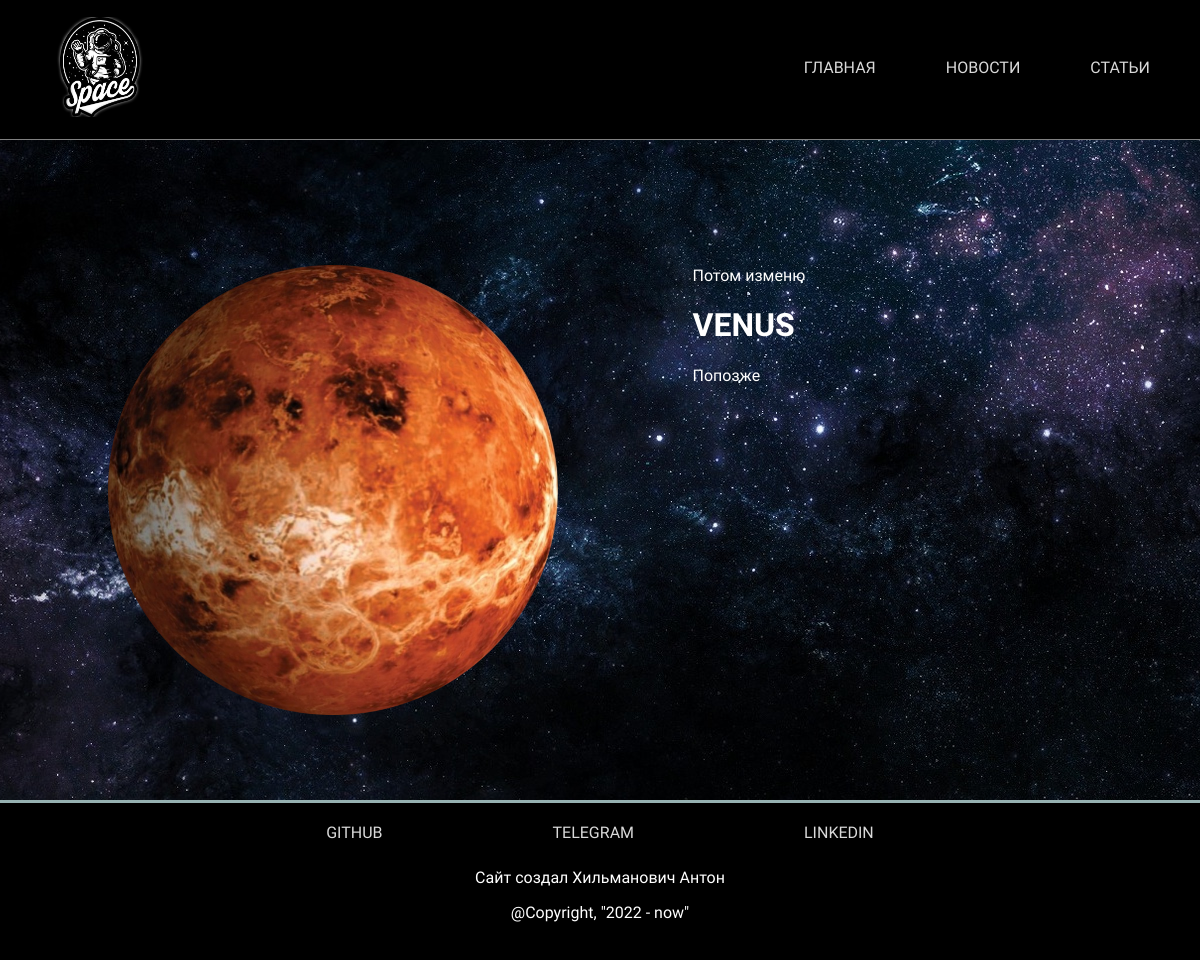
The app's page /description/Venus, older data.
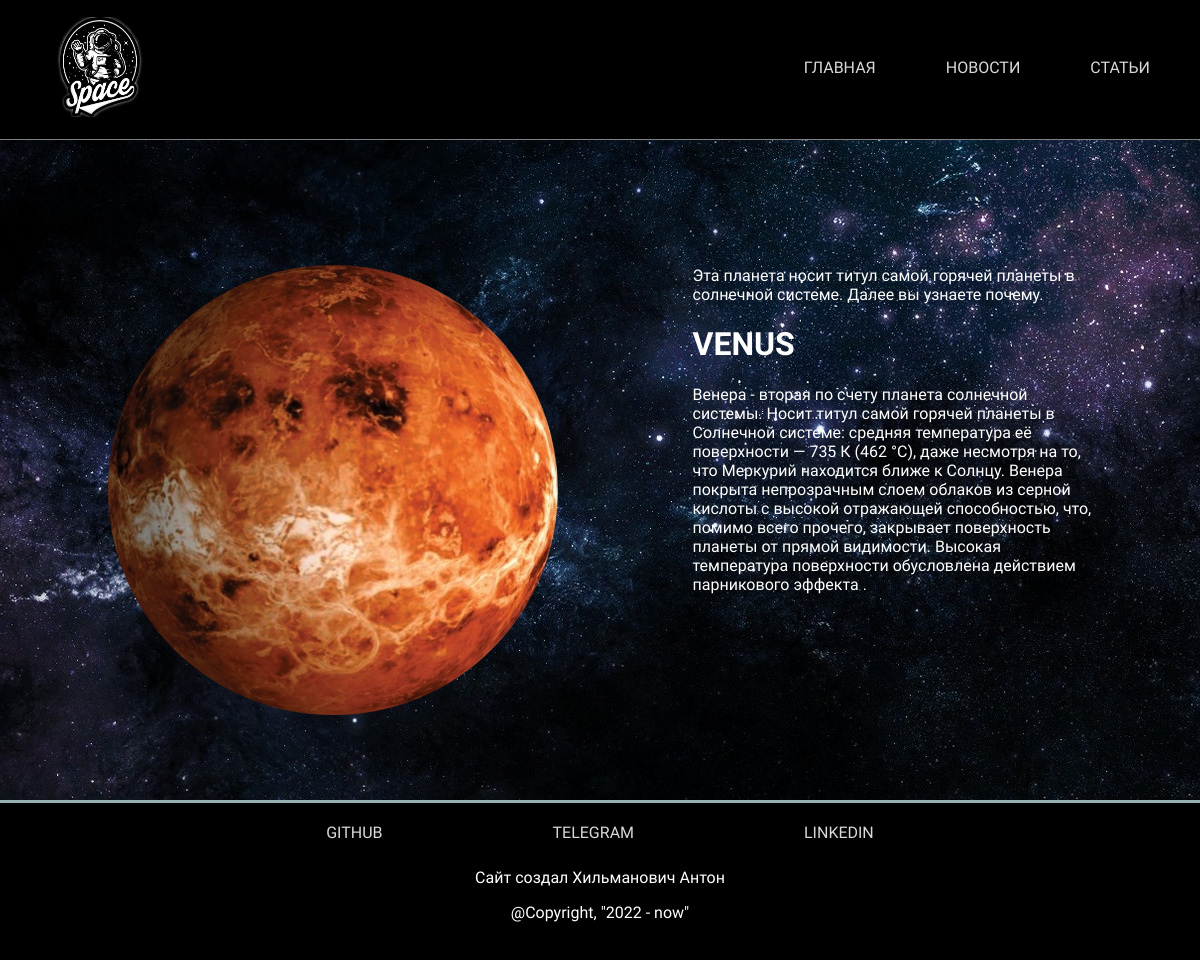
The same page, newer data.
### planets/models.py (models this page shows, shortened)
class SolarSystemObjects(models.Model):
    object_name = models.CharField("Название обьекта", unique=True, max_length=50)
    object_distance = models.CharField("Расстояние от Солнца", max_length=100, blank=True)
    object_introduction = models.CharField("Небольшое предисловие", max_length=250)
    object_description = models.TextField("Информация об обьекте", max_length=1500)
    object_image_main = models.ImageField("Фото обьекта для главной страницы", upload_to='media/object_image_main')
    object_image_d = models.ImageField("Фото обьекта для описания", upload_to='media/object_image_d')
    class Meta:
        verbose_name = "Космический обьект"
        verbose_name_plural = "Космические обьекты"

### planets/views.py (the view)
# urls.py: path('description/<str:object_name>', views.description, name='description'),
def description(request, object_name):
    object = get_object_or_404(SolarSystemObjects, object_name=object_name)
    return render(request, "main/description.html", {'object': object})

### planets/templates/main/description.html (shortened to what this page needs)
{% extends 'main/index.html' %}
{% block content %}
<div class="description">
    <div class="container">
        <div class="information">
            <div class="photo">
                <img src={{ object.object_image_d.url }}>
            </div>
            <div class="text">
                <p>{{ object.object_introduction }}</p>
                <h1>{{ object.object_name }}</h1>
                <p>{{ object.object_description }}</p>
            </div>
        </div>
    </div>
</div>
{% endblock %}

Row changes from the older to the newer data that the page shows:
changed SolarSystemObjects "VENUS": object_introduction "Потом изменю" → "Эта планета носит титул самой горячей планеты в солнечной системе. Далее вы узнаете почему."; object_description "Попозже" → "Венера - вторая по счету планета солнечной системы. Носит титул самой горячей планеты в Солнечной системе: средняя температура её поверхности — 735 К (462 °C), даже несмотря на то, что Меркурий находится ближе к Солнцу. Венера покрыта непрозрачным слоем облаков из серной кислоты с высокой отражающей способностью, что, помимо всего прочего, закрывает поверхность планеты от прямой видимости. Высокая температура поверхности обусловлена действием парникового эффекта ."
